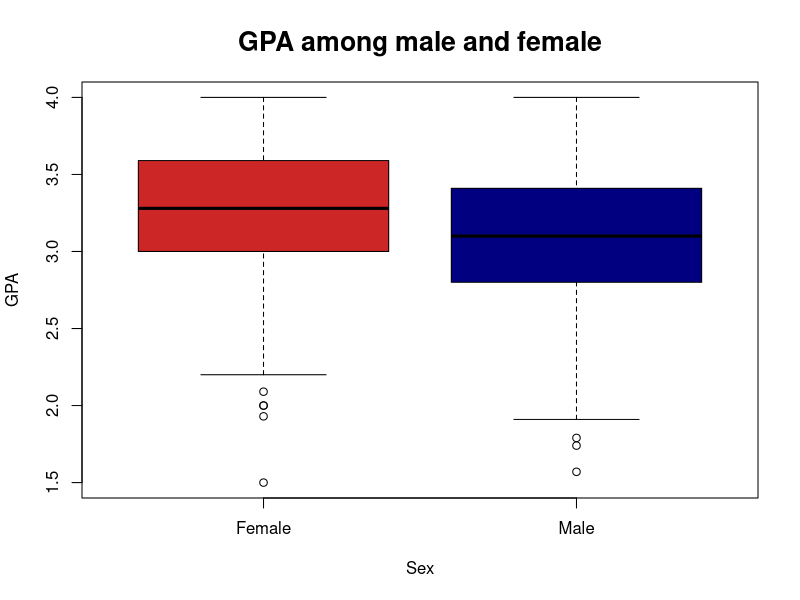
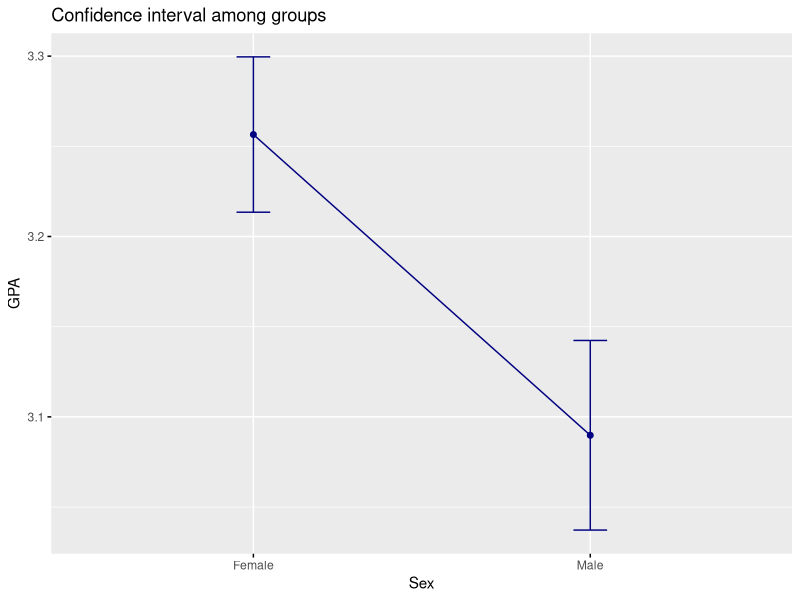
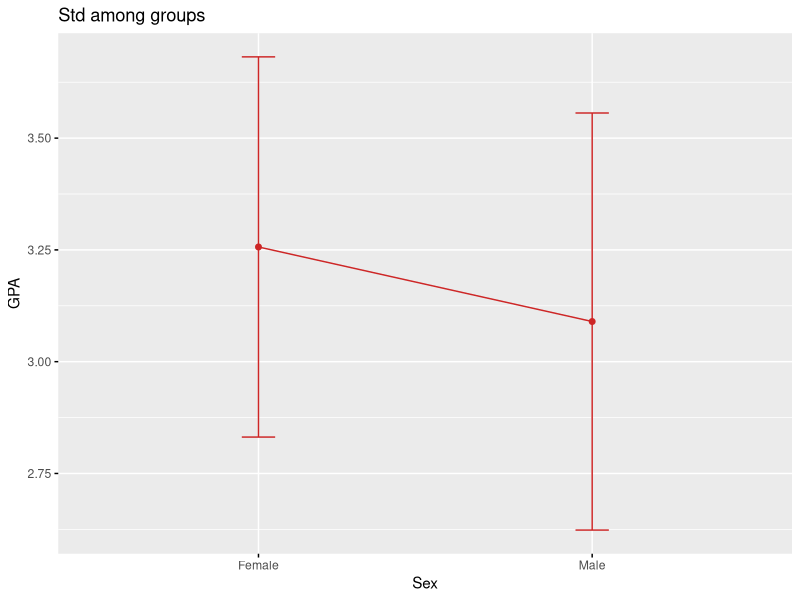
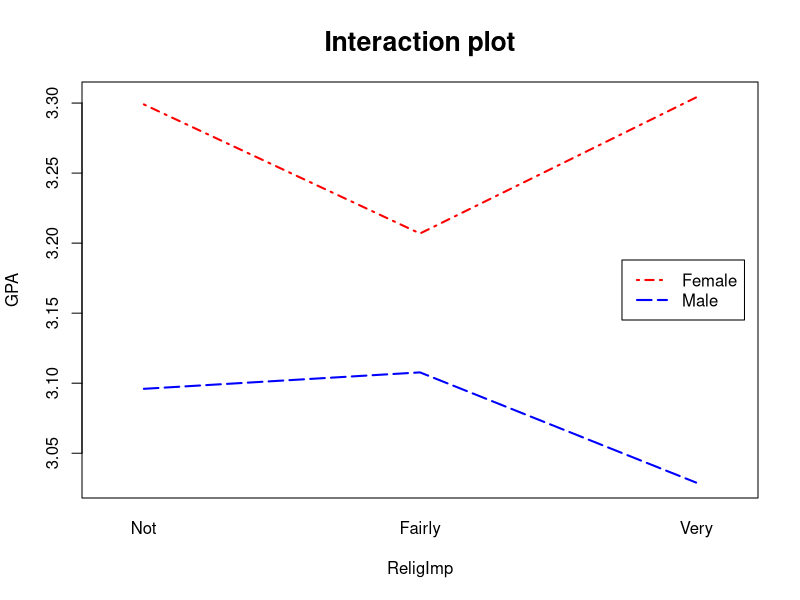

The R script that drew these images, in order:

# Lab 14: ANOVA

setwd()

student = read.table("Student.csv", sep = ",", header = T)  # 690 observations
student = na.omit(student) # 682 observations


# 1. Examine necessary conditions --------------------------------------------

# data distribution
boxplot(GPA ~ Sex, data = student, 
        main = "GPA among male and female", cex.main = 1.6,
        col = c("Firebrick3", "Navy"))

# mean and sd for each group
stu.mean = tapply(student$GPA, student$Sex, mean); stu.mean
stu.sd = tapply(student$GPA, student$Sex, sd); stu.sd
stu.n = tapply(student$GPA, student$Sex, length); stu.n

stu = data.frame(n = stu.n, mean = stu.mean, sd = stu.sd)
stu

#install.packages("ggpubr")
library(ggpubr)

# visualize confidence interval for each group
ggline(student, x = "Sex", y = "GPA", add = c("mean_ci"), 
       color = "navy", main = "Confidence interval among groups",
       ggtheme = theme_gray())

# visualize std for each group
ggline(student, x = "Sex", y = "GPA", add = c("mean_sd"), 
       color = "firebrick3", main = "Std among groups",
       ggtheme = theme_gray())

?ggline
?desc_statby

# 2. One-Way ANOVA --------------------------------------------------------

oneway = aov(GPA ~ Sex, data = student)
summary(oneway)

results = lm(GPA ~ Sex, data = student)
summary(results)

anova(results)

# 3. Two-way ANOVA --------------------------------------------------------

twoway = aov(GPA ~ Sex + ReligImp + Sex:ReligImp, data = student)
summary(twoway)


#factor (base class for regression)
unique(student$ReligImp)
student$ReligImp = factor(student$ReligImp, levels = c("Not","Fairly", "Very"))
unique(student$ReligImp)

results2 = lm(GPA ~ Sex + ReligImp + Sex:ReligImp, data = student)
summary(results2)

anova(results2)

#?interaction.plot
#interaction.plot(data$var1, data$var2, data$response)
interaction.plot(student$ReligImp, student$Sex, student$GPA, 
                 #leg.bty = "o",
                 legend = F, lty = c(4,5), lwd = 2, col = c("red", "blue"),
                 xlab = "ReligImp", ylab = "GPA", 
                 main = "Interaction plot", cex.main = 1.6)

legend("right", inset = 0.02, 
       legend = c("Female", "Male"), col = c("red", "blue"), 
       lty = c(4,5), lwd = 2)



# key in data  ----------------------------------------------------------------

# Example 16.7 from Ch.16
weight = c(7,9,5,7,
           9,11,7,
           15,12,18)
program = c("pr1", "pr1", "pr1", "pr1", 
            "pr2", "pr2", "pr2", 
            "pr3", "pr3", "pr3")

class(program)
unique(program)
program = factor(program, levels = c("pr1", "pr2", "pr3"))

unique(program)

aa = aov(weight ~ program)
summary(aa)

bb = lm(weight ~ program)
summary(bb)
